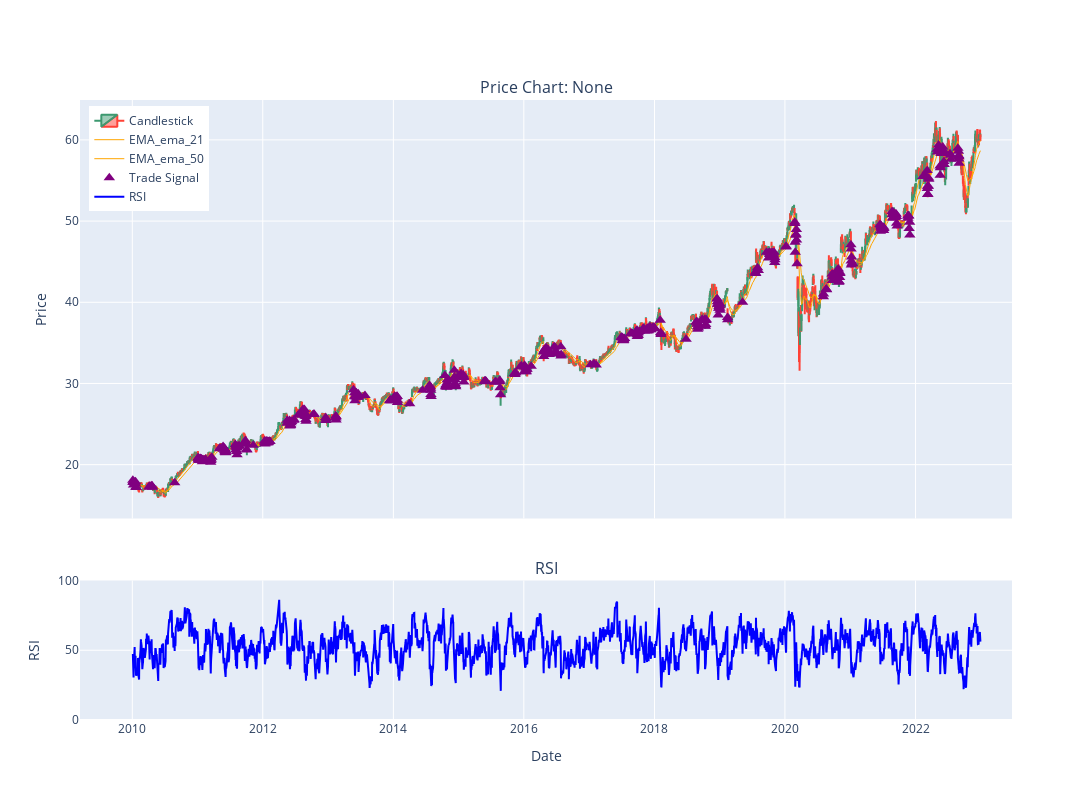

This figure's notebook cell:
### Code cell
###

metric_utils.visualise_pricechart(strategy, start=start_date, end=end_date, indicators=['EMA'], signal_marker=True)

### Figure 1 — Plotly figure (JSON) as saved in the notebook; plotly's stock layout.template omitted (floating-point values rounded to 4 significant figures; data arrays with more than 128 entries replaced by an {"elided": "..."} marker saying what was removed)
{"data": [{"close": {"elided": "3272 float values"}, "high": {"elided": "3272 float values"}, "low": {"elided": "3272 float values"}, "name": "Candlestick", "open": {"elided": "3272 float values"}, "type": "candlestick", "x": {"elided": "3272 str values"}, "xaxis": "x", "yaxis": "y"}, {"line": {"color": "orange", "width": 1}, "mode": "lines", "name": "EMA_ema_21", "type": "scatter", "x": {"elided": "3272 str values"}, "xaxis": "x", "y": {"elided": "3272 float values"}, "yaxis": "y"}, {"line": {"color": "orange", "width": 1}, "mode": "lines", "name": "EMA_ema_50", "type": "scatter", "x": {"elided": "3272 str values"}, "xaxis": "x", "y": {"elided": "3272 float values"}, "yaxis": "y"}, {"marker": {"color": "purple", "size": 10, "symbol": "triangle-up"}, "mode": "markers", "name": "Trade Signal", "type": "scatter", "x": {"elided": "482 str values"}, "xaxis": "x", "y": {"elided": "482 float values"}, "yaxis": "y"}, {"line": {"color": "blue", "width": 2}, "mode": "lines", "name": "RSI", "type": "scatter", "x": {"elided": "3272 str values"}, "xaxis": "x2", "y": {"elided": "3272 float values"}, "yaxis": "y2"}], "layout": {"annotations": [{"font": {"size": 16}, "showarrow": false, "text": "Price Chart: None", "x": 0.5, "xanchor": "center", "xref": "paper", "y": 1, "yanchor": "bottom", "yref": "paper"}, {"font": {"size": 16}, "showarrow": false, "text": "RSI", "x": 0.5, "xanchor": "center", "xref": "paper", "y": 0.225, "yanchor": "bottom", "yref": "paper"}], "height": 800, "legend": {"x": 0.01, "y": 0.99}, "title": {"text": ""}, "width": 1200, "xaxis": {"anchor": "y", "domain": [0, 1], "matches": "x2", "rangeslider": {"visible": false}, "showticklabels": false}, "xaxis2": {"anchor": "y2", "domain": [0, 1], "title": {"text": "Date"}}, "yaxis": {"anchor": "x", "domain": [0.325, 1], "title": {"text": "Price"}}, "yaxis2": {"anchor": "x2", "domain": [0, 0.225], "range": [0, 100], "title": {"text": "RSI"}}}}
